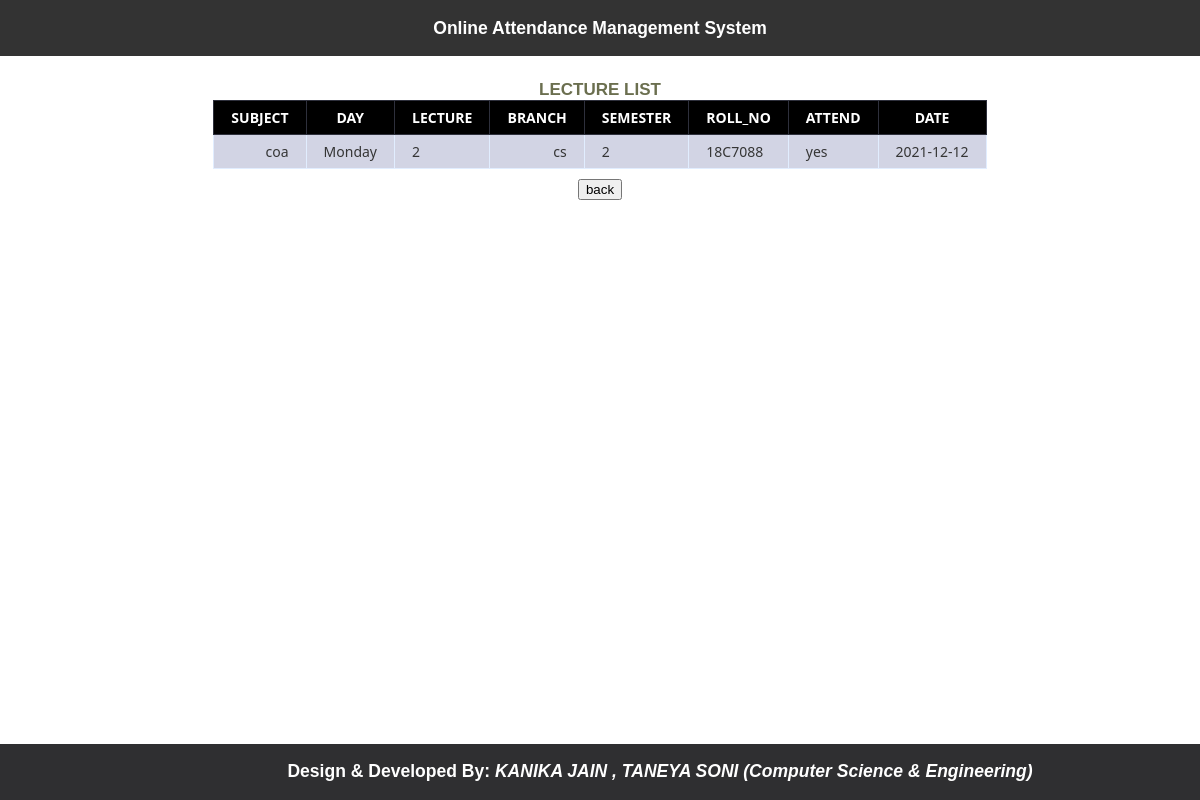
/lecture_list2.php, run on the app's committed database.
### tables this page shows
CREATE TABLE `lecture_table` (
  `subject` varchar(20) NOT NULL,
  `day` varchar(10) NOT NULL,
  `lecture` int(10) NOT NULL,
  `branch` varchar(20) NOT NULL,
  `semester` int(10) NOT NULL,
  `roll_no` varchar(30) NOT NULL,
  `Attend` varchar(30) NOT NULL,
  `date` date NOT NULL
);

### lecture_list2.php (the view, shortened to what this page needs)
<?php include 'header.php';?>
<!DOCTYPE html>
<html>
<?php
$servername = "localhost";
$username = "root";
$password = "";
$dbname = "attendancedb";
$conn = new mysqli($servername, $username, $password, $dbname);
$sql = "SELECT * FROM lecture_table ";
$result = $conn->query($sql);
?>
<head>
</head>
<body>
	<h1>Lecture List</h1>
	<table class="data-table">
		<thead >
			<tr>
				<th>subject</th>
				<th>day</th>
                                <th>lecture</th>
                                <th>branch</th>
                                 <th>Semester</th>
                                 <th>roll_no</th>
                                 <th>Attend</th>
                                 <th>date</th>
			</tr>
		</thead>
		<tbody>
		<?php
		while ($row = mysqli_fetch_array($result))
		{
			echo '<tr>
					<td>'.$row['subject'].'</td>
					<td>'.$row['day'].'</td>
					<td>'.$row['lecture'].'</td>
                                        <td>'.$row['branch'].'</td>
                                        <td>'.$row['semester'].'</td>
                                        <td>'.$row['roll_no'].'</td>
                                        <td>'.$row['Attend'].'</td>
                                        <td>'.$row['date'].'</td>
				</tr>';
		}
		?>
		</tbody>
	</table>
	 <center> <a href="ad.php"><button style="margin-bottom:80px;">back</button></a></center>
</body>
</html>
<?php include 'footer.php'?>

### header.php (style rules this page uses)
body { padding-top: 60px; padding-bottom: 40px; }

### lecture_list2.php (style rules this page uses)
body { font-size: 15px; color: #6b6f4f; font-family: "segoe-ui", "open-sans", tahoma, arial; padding: 0; margin: 0; }
table { margin: auto; font-family: "Lucida Sans Unicode", "Lucida Grande", "Segoe Ui"; font-size: 12px; }
h1 { margin: 25px auto 0; text-align: center; text-transform: uppercase; font-size: 17px; }
table td { transition: all .5s; }
.data-table { border-collapse: collapse; font-size: 14px; min-width: 537px; margin-bottom:10px; }
.data-table th, .data-table td { border: 1px solid #e1edff; padding: 7px 17px; }
.data-table thead th { background-color: black; color: #FFFFFF; border-color: #2e303c!important; text-transform: uppercase; }
.data-table tbody td { color: #353535; }
.data-table tbody td:first-child, .data-table tbody td:nth-child(4), .data-table tbody td:last-child { text-align: right; }
.data-table tbody tr:nth-child(odd) td { background-color:#d2d4e4; }
h1 { margin-top:80px; }

### data on the page
lecture_table: subject "coa", day "Monday", lecture "2", branch "cs", semester "2", roll_no "18C7088", Attend "yes", date "2021-12-12"
